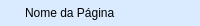
<?xml version="1.0" encoding="UTF-8"?>
<ui version="4.0">
 <class>AlbumListPage</class>
 <widget class="QWidget" name="AlbumListPage">
  <property name="geometry">
   <rect>
    <x>0</x>
    <y>0</y>
    <width>200</width>
    <height>26</height>
   </rect>
  </property>
  <property name="sizePolicy">
   <sizepolicy hsizetype="Preferred" vsizetype="Fixed">
    <horstretch>0</horstretch>
    <verstretch>0</verstretch>
   </sizepolicy>
  </property>
  <property name="minimumSize">
   <size>
    <width>0</width>
    <height>1</height>
   </size>
  </property>
  <property name="windowTitle">
   <string>Form</string>
  </property>
  <property name="styleSheet">
   <string notr="true">
QWidget#AlbumListPage
{
background-color: rgb(219, 235, 255)
}
QWidget#AlbumListItem:hover
{
background-color: rgb(255, 85, 0);
}
QLabel#Icon{
border-image: url(:/Icons/bin/Icons/album.png);
}
QLabel#Text{
font: 63 9pt &quot;Yu Gothic UI Semibold&quot;;
}</string>
  </property>
  <layout class="QGridLayout" name="gridLayout">
   <property name="leftMargin">
    <number>0</number>
   </property>
   <property name="topMargin">
    <number>0</number>
   </property>
   <property name="rightMargin">
    <number>0</number>
   </property>
   <property name="bottomMargin">
    <number>0</number>
   </property>
   <property name="spacing">
    <number>0</number>
   </property>
   <item row="0" column="0">
    <layout class="QHBoxLayout" name="horizontalLayout">
     <property name="leftMargin">
      <number>5</number>
     </property>
     <property name="topMargin">
      <number>3</number>
     </property>
     <property name="bottomMargin">
      <number>3</number>
     </property>
     <item>
      <widget class="QLabel" name="Icon">
       <property name="sizePolicy">
        <sizepolicy hsizetype="Fixed" vsizetype="Fixed">
         <horstretch>0</horstretch>
         <verstretch>0</verstretch>
        </sizepolicy>
       </property>
       <property name="minimumSize">
        <size>
         <width>20</width>
         <height>20</height>
        </size>
       </property>
       <property name="text">
        <string/>
       </property>
      </widget>
     </item>
     <item>
      <widget class="QLabel" name="Text">
       <property name="sizePolicy">
        <sizepolicy hsizetype="MinimumExpanding" vsizetype="Fixed">
         <horstretch>0</horstretch>
         <verstretch>0</verstretch>
        </sizepolicy>
       </property>
       <property name="minimumSize">
        <size>
         <width>0</width>
         <height>10</height>
        </size>
       </property>
       <property name="text">
        <string>Nome da Página</string>
       </property>
      </widget>
     </item>
    </layout>
   </item>
  </layout>
 </widget>
 <resources/>
 <connections/>
</ui>
